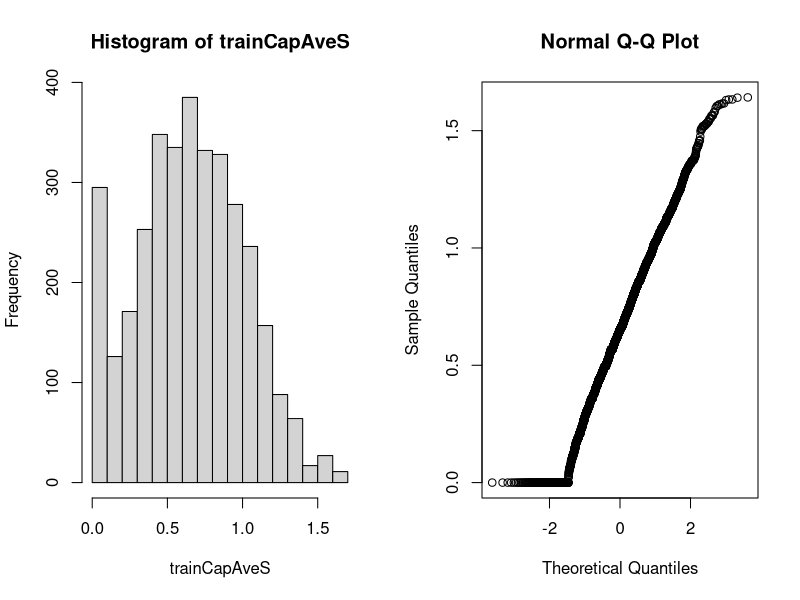

This figure's R source:
## ---- chunk 1
knitr::opts_chunk$set(echo = TRUE)
library(caret); library(kernlab); data(spam)
## ---- chunk 2

#Split the data
inTrain <- createDataPartition(y=spam$type,
                              p=0.75, list=FALSE)
training <- spam[inTrain,]
testing <- spam[-inTrain,]

## ---- chunk 3

# preProcess() gives the scaling factor
preObj <- preProcess(training[,-58],method=c("center","scale"))

# Use predict to get the data matrix for centered & scaled training data
trainCapAveS <- predict(preObj,training[,-58])$capitalAve

# we will just check the mean and sd for 1 variable
mean(trainCapAveS) # Ideally( Mean ~ 0 )
sd(trainCapAveS) # Ideally( Sd ~ 1 )

## ---- chunk 4

testCapAveS <- predict(preObj,testing[,-58])$capitalAve

mean(testCapAveS) # Ideally( Mean ~ 0 [supposed to be close])

sd(testCapAveS) # Ideally(Sd ~ 1 [supposed to be close])
 
## ---- chunk 5
set.seed(32343)
modelFit <- train(type ~.,data=training,
                  preProcess=c("center","scale"),method="glm")
modelFit
## ---- chunk 6

preObj <- preProcess(training[,-58],method=c("BoxCox"))
trainCapAveS <- predict(preObj,training[,-58])$capitalAve
par(mfrow=c(1,2)); hist(trainCapAveS); qqnorm(trainCapAveS)
## ---- chunk 7

set.seed(13343)
# Make some values NA
training$capAve <- training$capitalAve
selectNA <- rbinom(dim(training)[1],size=1,prob=0.05)==1
training$capAve[selectNA] <- NA

# Impute and standardize
preObj <- preProcess(training[,-58],method="knnImpute")
capAve <- predict(preObj,training[,-58])$capAve

# Standardize true values
capAveTruth <- training$capitalAve
capAveTruth <- (capAveTruth-mean(capAveTruth))/sd(capAveTruth)

# Results
quantile(capAve - capAveTruth) # Comparing all imputation predicted values & true values
quantile((capAve - capAveTruth)[selectNA]) # Comparing imputed values and the true missing values
quantile((capAve - capAveTruth)[!selectNA])
